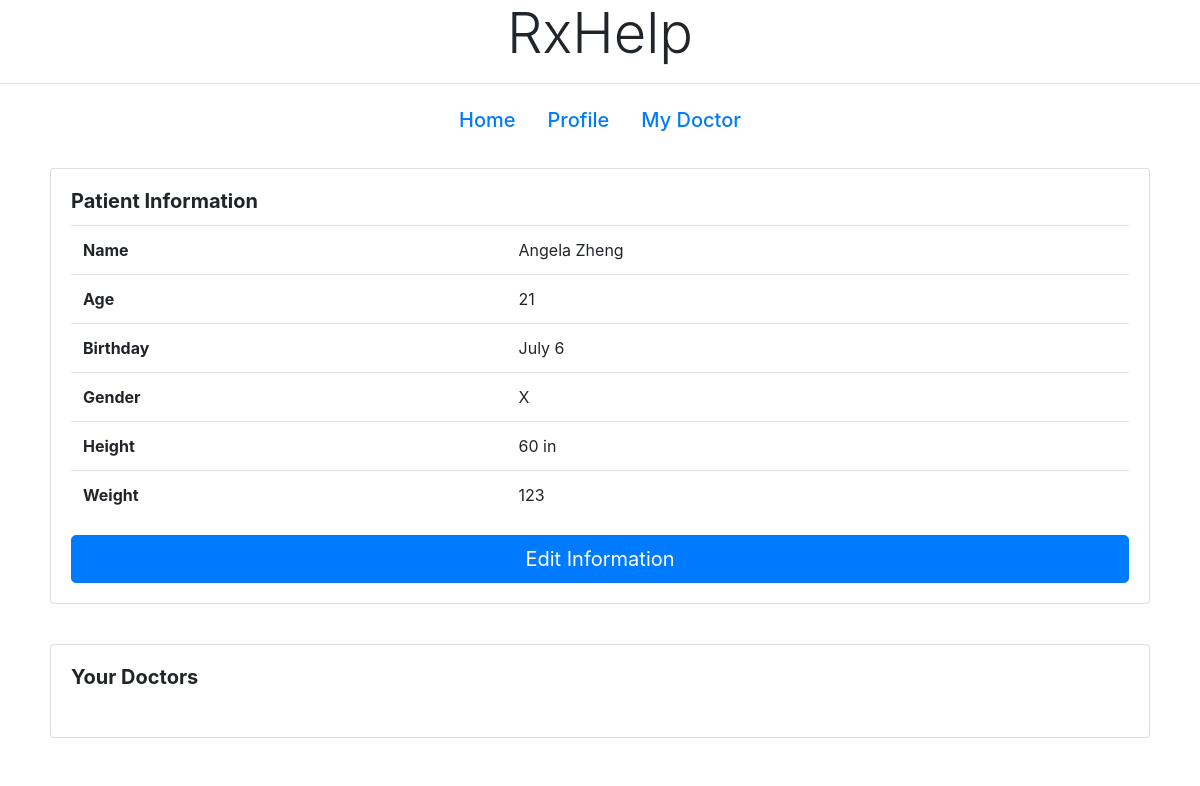
The app's page /patientProfile/32848, older data.
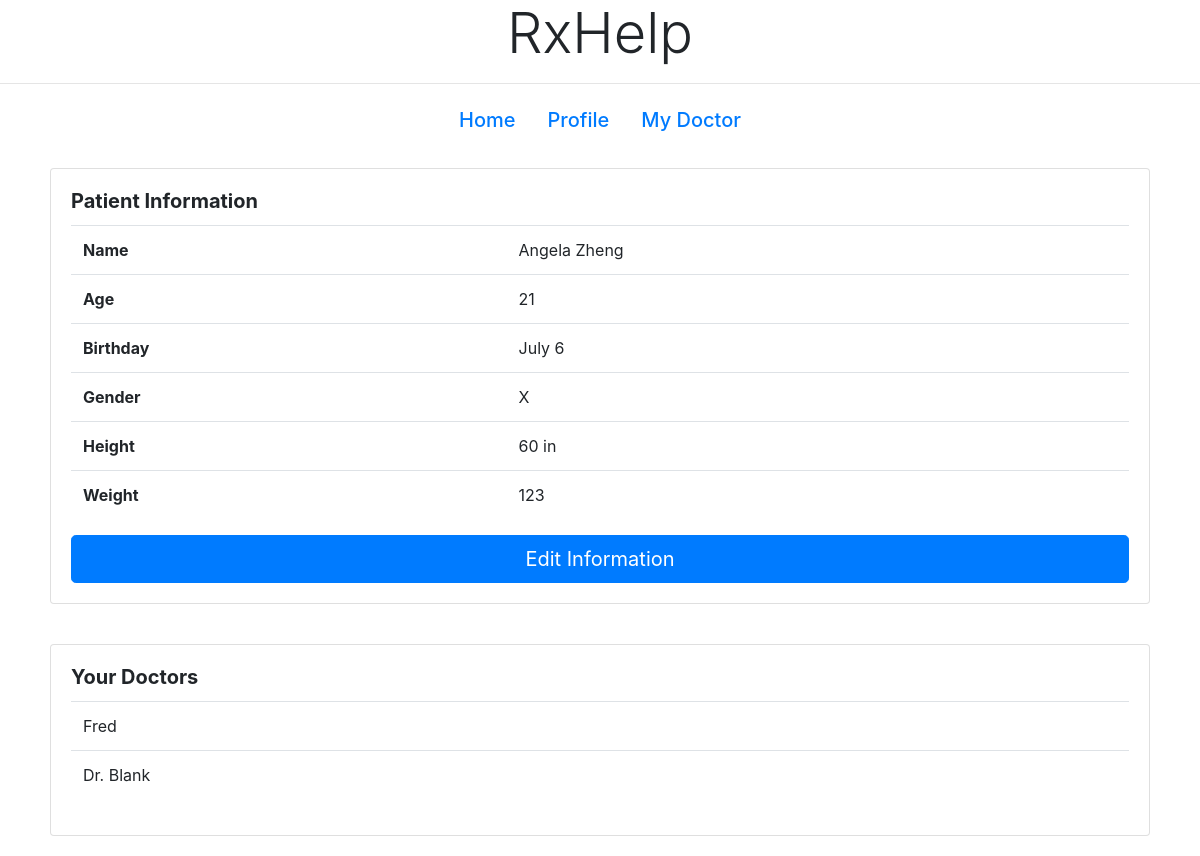
The same page, newer data.
### tables this page shows
CREATE TABLE patients(
username VARCHAR(255) NOT NULL,
id_num INT PRIMARY KEY,
password VARCHAR(255) NOT NULL,
name VARCHAR(255) NOT NULL,
age INT, 
birthday VARCHAR(255) NOT NULL,
sex VARCHAR(255) NOT NULL,
height VARCHAR(255) NOT NULL,
weight INT,
img VARCHAR(255) NOT NULL
);

CREATE TABLE doctors(
username VARCHAR(255) NOT NULL,
password VARCHAR(255) NOT NULL,
name VARCHAR(255) NOT NULL,
id_number INT PRIMARY KEY
);

### app.py (the view)
@app.route('/patientProfile/<id_num>', methods=['GET'])
def profileP(id_num):
    conn = sqlite3.connect('database.db')
    cur = conn.cursor()
    cur.execute("select * from patients p where p.id_num = " + id_num + ";")
    pInfo = cur.fetchall()
    pDocs = getDocInfo(id_num)
    return render_template('patient/patientProfile.html', pInfo=pInfo, pDocs=pDocs, id_num=id_num)

### app.py (called while the page is built)
def getDocInfo(patient_Id):
    conn = sqlite3.connect('database.db')
    cur = conn.cursor()
    cur.execute("select dr_id from relationships where patient_id =" + patient_Id + ";")
    drIds = cur.fetchall()
    i = 0
    pDocs = []
    for id in drIds:
        cur.execute("select * from doctors where id_number = " + str(id[0]) + ";")
        drInfo = cur.fetchall()
        pDocs.append(drInfo[0])
    return pDocs

### templates/patient/patientProfile.html (shortened to what this page needs)
<!DOCTYPE html>
<html lang="en">
<head>
  <link rel="stylesheet" href="https://stackpath.bootstrapcdn.com/bootstrap/4.1.3/css/bootstrap.min.css"
>
</head>
<body>
<b><h1 style="text-align: center;" class="display-4">RxHelp</h1></b>
<hr>
<ul class="nav justify-content-center">
  <li class="nav-item">
    <a class="nav-link active" href="/patientHome/{{id_num}}"><h5>Home</h5></a>
  </li>
  <li class="nav-item">
    <a class="nav-link" href="/patientProfile/{{id_num}}"><h5>Profile</h5></a>
  </li>
  <li class="nav-item">
    <a class="nav-link" href="/patientMyDoctor/{{id_num}}"><h5>My Doctor</h5></a>
  </li>
</ul>
<div id="boxy" class="container">
  <div class="row">
    <div style="margin: 20px;" class="card w-100">
      <div class="card-body">
        <h5 class="card-title"><b>Patient Information</b></h5>
        <table class="table">
          {% for p in pInfo %}
          <tbody>
          <tr>
            <th scope="row">Name</th>
            <td>{{p[3]}}</td>
          </tr>
          <tr>
            <th scope="row">Age</th>
            <td>{{p[4]}}</td>
          </tr>
          <tr>
            <th scope="row">Birthday</th>
            <td>{{p[5]}}</td>
          </tr>
          <tr>
            <th scope="row">Gender</th>
            <td>{{p[6]}}</td>
          </tr>
          <tr>
            <th scope="row">Height</th>
            <td>{{p[7]}}</td>
          </tr>
          <tr>
            <th scope="row">Weight</th>
            <td>{{p[8]}}</td>
          </tr>
          </tbody>
        </table>
        <a class="btn btn-primary btn-lg btn-block" href="/patientProfile/edit/{{p[1]}}" role="button">Edit Information</a>
        {% endfor %}
      </div>
    </div>
  </div>
  <div class="row">
    <div style="margin: 20px;" class="card w-100">
      <div class="card-body">
        <h5 class="card-title"><b>Your Doctors</b></h5>
        <table class="table">
          <tbody>
         {% for d in pDocs %}
          <tr>
            <td>{{d[2]}}</td>
          </tr>
          {% endfor %}
          </tbody>
        </table>
      </div>
    </div>
  </div>
</div>
</body>
</html>

Row changes from the older to the newer data that the page shows:
now on this page (row unchanged): doctors: name "Fred"
added doctors: name "Dr. Blank"
